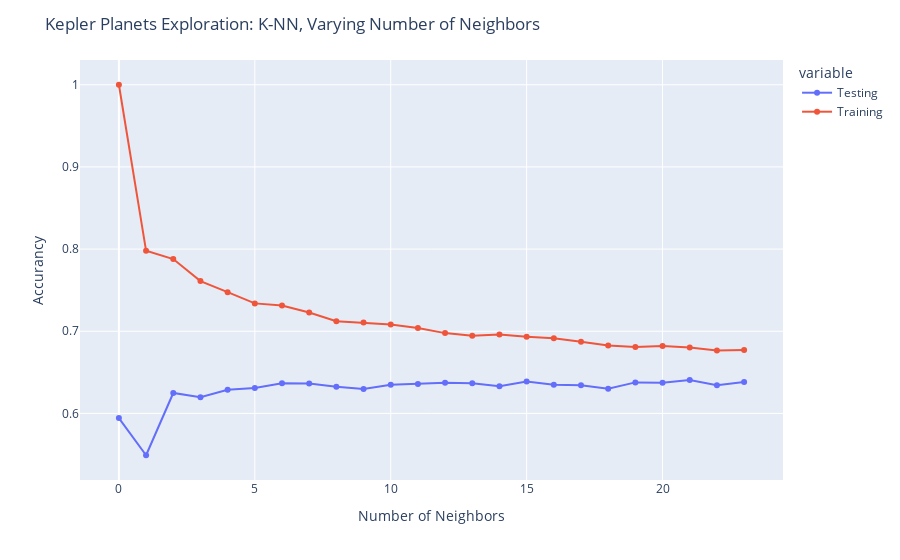

Notebook cell for this chart:
### Code cell
fig = px.line(df, markers=True)
fig.update_layout(title='Kepler Planets Exploration: K-NN, Varying Number of Neighbors',
                   xaxis_title='Number of Neighbors',
                   yaxis_title='Accurancy')

fig.show()

### Figure 1 — Plotly figure (JSON) as saved in the notebook; plotly's stock layout.template omitted (floating-point values rounded to 4 significant figures)
{"data": [{"hovertemplate": "variable=Testing<br>index=%{x}<br>value=%{y}<extra></extra>", "legendgroup": "Testing", "line": {"color": "#636efa", "dash": "solid"}, "marker": {"symbol": "circle"}, "mode": "lines+markers", "name": "Testing", "orientation": "v", "showlegend": true, "type": "scatter", "x": [0, 1, 2, 3, 4, 5, 6, 7, 8, 9, 10, 11, 12, 13, 14, 15, 16, 17, 18, 19, 20, 21, 22, 23], "xaxis": "x", "y": [0.5944, 0.5491, 0.6249, 0.6196, 0.6287, 0.6311, 0.6368, 0.6363, 0.6325, 0.6296, 0.6349, 0.6358, 0.6373, 0.6368, 0.633, 0.6387, 0.6349, 0.6344, 0.6301, 0.6378, 0.6373, 0.6406, 0.6344, 0.6382], "yaxis": "y"}, {"hovertemplate": "variable=Training<br>index=%{x}<br>value=%{y}<extra></extra>", "legendgroup": "Training", "line": {"color": "#EF553B", "dash": "solid"}, "marker": {"symbol": "circle"}, "mode": "lines+markers", "name": "Training", "orientation": "v", "showlegend": true, "type": "scatter", "x": [0, 1, 2, 3, 4, 5, 6, 7, 8, 9, 10, 11, 12, 13, 14, 15, 16, 17, 18, 19, 20, 21, 22, 23], "xaxis": "x", "y": [1, 0.7979, 0.7879, 0.7611, 0.7476, 0.7339, 0.7312, 0.7229, 0.7122, 0.7106, 0.7084, 0.7041, 0.6977, 0.6947, 0.6961, 0.6934, 0.6914, 0.6873, 0.6826, 0.6808, 0.6822, 0.6802, 0.6767, 0.6773], "yaxis": "y"}], "layout": {"legend": {"title": {"text": "variable"}, "tracegroupgap": 0}, "margin": {"t": 60}, "title": {"text": "Kepler Planets Exploration: K-NN, Varying Number of Neighbors"}, "xaxis": {"anchor": "y", "domain": [0, 1], "title": {"text": "Number of Neighbors"}}, "yaxis": {"anchor": "x", "domain": [0, 1], "title": {"text": "Accurancy"}}}}
